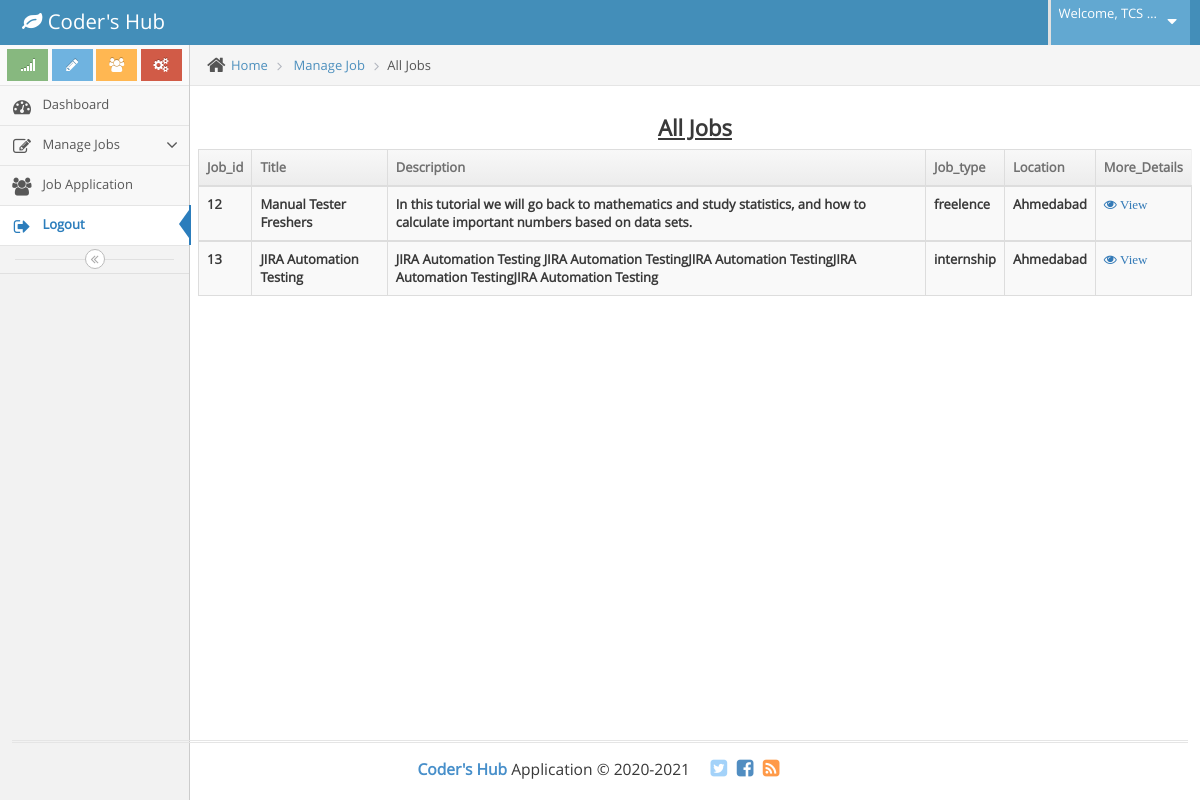
Screenshot of /company/all_job.php (signed in) with the database file from the repository.
### tables this page shows
CREATE TABLE `company` (
  `Comp_id` int(12) NOT NULL,
  `Comp_name` varchar(30) NOT NULL,
  `Email` varchar(100) NOT NULL,
  `Contact` bigint(12) NOT NULL,
  `Address` varchar(100) NOT NULL,
  `About_company` varchar(100) NOT NULL,
  `Logo_company` varchar(30) NOT NULL,
  `Owner_name` varchar(15) NOT NULL,
  `Established_year` int(10) NOT NULL,
  `Reg_date` date NOT NULL,
  `Password` varchar(10) NOT NULL
);

CREATE TABLE `job` (
  `Job_id` int(12) NOT NULL,
  `Tech_id` int(50) NOT NULL,
  `Sub_id` int(50) NOT NULL,
  `Title` varchar(100) NOT NULL,
  `Description` text NOT NULL,
  `Job_type` varchar(50) NOT NULL,
  `Location` varchar(50) NOT NULL,
  `Interview_type` varchar(50) NOT NULL,
  `No_of_vacancy` varchar(50) NOT NULL,
  `Min_salary` float NOT NULL,
  `Max_salary` float NOT NULL,
  `Exp_from` bigint(10) NOT NULL,
  `Exp_to` bigint(10) NOT NULL,
  `Date` date NOT NULL,
  `Comp_id` int(12) NOT NULL
);

### company/all_job.php (the view, shortened to what this page needs)
<?php
$Comp_id = $_SESSION["Comp_id"];
$obj = new mysqli("localhost","root","","codershub");
$result = $obj->query("select * from job where Comp_id='$Comp_id'");
?>
<!DOCTYPE html>
<html lang="en">
  <head>
    <link rel="stylesheet" href="assets/css/bootstrap.min.css" />
    <link rel="stylesheet" href="assets/font-awesome/4.5.0/css/font-awesome.min.css" />
    <link rel="stylesheet" href="assets/css/ace.min.css" class="ace-main-stylesheet" id="main-ace-style" />
    <link rel="stylesheet" href="assets/css/ace-skins.min.css" />
    <link rel="stylesheet" href="assets/css/ace-rtl.min.css" />
  </head>
  <body class="no-skin">
    <?php include'common/header.php';?>
    <div class="main-container ace-save-state" id="main-container">
        <?php include'common/sidebar.php';?>
      <div class="main-content">
        <div class="main-content-inner">
          <div class="breadcrumbs ace-save-state" id="breadcrumbs">
            <ul class="breadcrumb">
              <li>
                <i class="ace-icon fa fa-home home-icon"></i>
                <a href="#">Home</a>
              </li>
              <li>
                <a href="#">Manage Job</a>
              </li>
              <li class="active">All Jobs</li>
            </ul>
          </div>
          <div class="page-content">
          <div class="row">
              <div class="col-xs-12">
                <div class="row">
                  <div class="col-xs-12">
                </div>
                <div class="row">
                  <div class="col-xs-12">
                      <h3 align="center"><u><b>All Jobs</b></u></h3>
                    <div>
                      <table id="dynamic-table" class="table table-striped table-bordered table-hover">
                        <thead>
                          <tr>
                            <th>Job_id</th>
                            <th>Title</th>
                            <th>Description</th>
                            <th>Job_type</th>
                            <th>Location</th>
                            <th>More_Details</th>
                          </tr>
                        </thead>
                          <?php
                           while ($row = $result->fetch_object())
                          {
                        ?>
                        <tbody>
                           <th><?php echo $row->Job_id;?></th>
                          <th><?php echo $row->Title;?></th>
                          <th><?php echo $row->Description;?></th>
                          <th><?php echo $row->Job_type;?></th>
                          <th><?php echo $row->Location;?></th>
                          <th><a href="job_details.php?did=<?php echo $row->Job_id;?>"><i class="fa fa-eye"> View</i></a></th>
                        </tbody>
                          <?php
                        }
                        ?>
                      </table>
                    </div>
                  </div>
                </div>
              </div>
            </div>
          </div>
        </div>
      </div>
        <div class="footer">
        <div class="footer-inner">
      <?php include'common/footer.php' ;?>
    </div>
  </body>
</html>

### company/common/header.php (shortened to what this page needs)
<?php
$obj = new mysqli("localhost","root","","codershub");
$id = $_SESSION["Comp_id"];
$profile_data = $obj->query("select * from company where Comp_id = '$id'");
$profile = $profile_data->fetch_object();
?>
<div id="navbar" class="navbar navbar-default          ace-save-state">
			<div class="navbar-container ace-save-state" id="navbar-container">
				<div class="navbar-header pull-left">
					<a href="index.html" class="navbar-brand">
						<small>
							<i class="fa fa-leaf"></i>
							Coder's Hub
						</small>
					</a>
				</div>
				<div class="navbar-buttons navbar-header pull-right" role="navigation">
					<ul class="nav ace-nav">
						<li class="light-blue dropdown-modal">
							<a data-toggle="dropdown" href="#" class="dropdown-toggle">
								<span class="user-info">
								Welcome,  <?php echo $profile->Comp_name;?>
								</span>
								<i class="ace-icon fa fa-caret-down"></i>
							</a>
						</li>
					</ul>
				</div>
			</div>
		</div>

### rows the page displays
company: Comp_name "TCS…"
job: Job_id "12", Title "Manual Tester Freshers", Description "In this tutorial we will go back to mathematics and study statistics, and how to calculate important numbers based on data sets.", Job_type "freelence", Location "Ahmedabad"
job: Job_id "13", Title "JIRA Automation Testing", Description "JIRA Automation Testing JIRA Automation TestingJIRA Automation TestingJIRA Automation TestingJIRA Automation Testing", Job_type "internship", Location "Ahmedabad"
